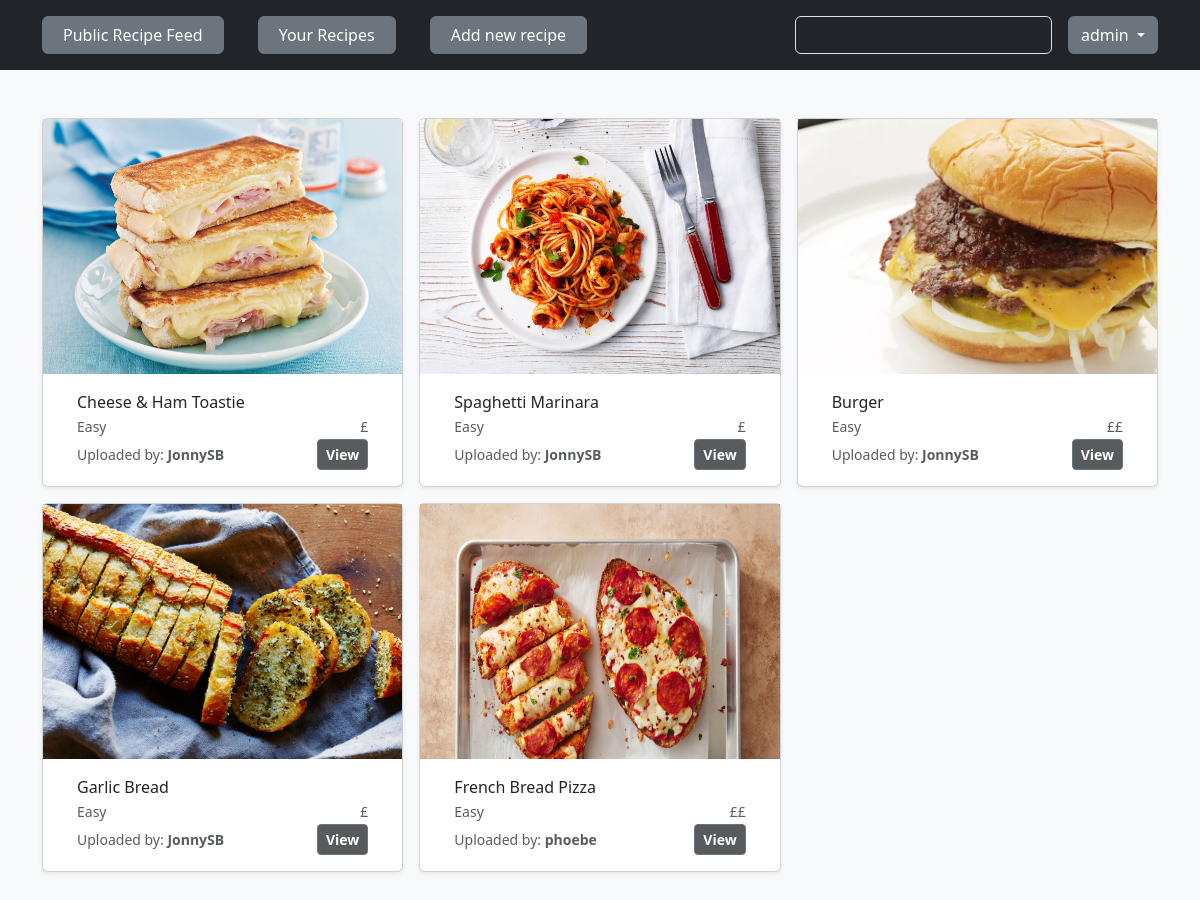
Page /recipes/ (signed in) on the committed database.
### recipes/models.py (models this page shows, shortened)
class Recipe(models.Model):
    recipe_name = models.CharField(max_length=200)
    recipe_image = models.ImageField(upload_to=recipe_image_file_path)
    MEAL_TIME_CHOICES = [
        ('b', 'Breakfast'),
        ('l', 'Lunch'),
        ('d', 'Dinner'),
        ('s', 'Snack'),
    ]
    meal_time = models.CharField(
        max_length=1, choices=MEAL_TIME_CHOICES, default='b')
    ingredients = models.ManyToManyField('Ingredient')
    COST_CHOICES = [
        ('1', '£'),
        ('2', '££'),
        ('3', '£££'),
        ('4', '££££'),
    ]
    cost = models.CharField(max_length=1, choices=COST_CHOICES, default='1')
    instructions = models.TextField(max_length=800)
    DIFFICULTY_CHOICES = [
        ('e', 'Easy'),
        ('m', 'Medium'),
        ('d', 'Difficult'),
        ('p', 'Pro'),
    ]
    difficulty_level = models.CharField(max_length=1,
                                        choices=DIFFICULTY_CHOICES,
                                        default='e')
    tags = models.ManyToManyField('Tag')
    recipe_author = models.ForeignKey(User, on_delete=models.CASCADE)
    uploaded_date = models.DateField(auto_now_add=True)
    VISIBILITY_CHOICES = [
        ('pu', 'Public'),
        ('pr', 'Private'),
    ]
    visibility = models.CharField(
        max_length=2, choices=VISIBILITY_CHOICES, default='pu')

### recipes/views.py (the view)
# urls.py: path('', views.index, name='home'),
def index(request):
    all_recipes = Recipe.objects.exclude(visibility__exact='pr').all()
    context = {'recipes': all_recipes}
    return render(request, 'recipes/index.html', context=context)

### recipes/templates/recipes/index.html (shortened to what this page needs)
{% extends 'base.html' %}
{% block  content %}
<div class="album py-5 bg-body-tertiary">
    <div class="container">
        <div class="row row-cols-1 row-cols-sm-2 row-cols-md-3 g-3">
            {% for recipe in recipes %}
            <div class="col">
                <div class="card shadow-sm">
                    <img src="{{recipe.recipe_image.url}}" width="100%" height="255" object-fit="cover">
                    <div class="card-body increase_card_text_padding">
                        <p class="card-text reduce_bottom_margin">{{recipe.recipe_name}}</p>
                        <div class="d-flex justify-content-between align-items-center" style="font-size: 14px;">
                            <p class="text-body-secondary reduce_bottom_margin">{{recipe.get_difficulty_level_display}}</p>
                            <p class="text-body-secondary reduce_bottom_margin">{{recipe.get_cost_display}}</p>
                        </div>
                        <div class="d-flex justify-content-between align-items-center">
                            <small class="text-body-secondary">Uploaded by: <span class="recipe-card-author">{{recipe.recipe_author}}</span></small>
                            <div class="btn-group">
                                <button type="button" class="btn btn-sm btn-outline-secondary view-recipe-btn">
                                    <a href="{% url 'recipe_detail' recipe.pk %}" class="view-recipe-text">
                                        View
                                    </a>
                                </button>
                            </div>
                        </div>
                    </div>
                </div>
            </div>
            {% endfor %}
        </div>
    </div>
</div>
{% endblock  %}

### templates/nav_bar.html (shortened to what this page needs)
<header class="p-3 text-bg-dark">
  <div class="container">
    <div
      class="d-flex flex-wrap align-items-center justify-content-center justify-content-lg-start"
    >
      {% if user.is_authenticated %}
      <ul class="col-12 col-lg-auto me-lg-auto mb-md-0 nav-bar-options">
        <button type="button" class="btn btn-secondary nav-button-options">
          <a
            href="{% url 'home' %}"
            class="nav-link px-2 text-white nav-bar-options"
            >Public Recipe Feed</a
          >
        </button>
        <button type="button" class="btn btn-secondary nav-button-options">
          <a
            href="{% url 'private_feed' %}"
            class="nav-link px-2 text-white nav-bar-options"
            >Your Recipes</a
          >
        </button>
        <button type="button" class="btn btn-secondary nav-button-options">
          <a
            href="{% url 'add_recipe' %}"
            class="nav-link px-2 text-white nav-bar-options"
            >Add new recipe</a
          >
        </button>
      </ul>
      <form class="col-12 col-lg-auto mb-3 mb-lg-0 me-lg-3" role="search">
        <input
          type="search"
          class="form-control form-control-dark text-bg-dark"
          placeholder="Search..."
          aria-label="Search"
        />
      </form>
      <div class="dropdown">
        <button
          class="btn btn-secondary dropdown-toggle"
          type="button"
          data-bs-toggle="dropdown"
          aria-expanded="false"
        >
          {{user}}
        </button>
      </div>
      {% endif %}
    </div>
  </div>
</header>

### static/css_styles/styles.css (style rules this page uses)
.nav-bar-options { padding-left: 0px; }
.nav-button-options { margin-right: 30px; }
.recipe-card-author { font-weight: 600; }
.reduce_bottom_margin { margin-bottom: 2px; }
.increase_card_text_padding { padding-left: 34px; padding-right: 34px; }
.view-recipe-btn { background-color: rgba(33, 37, 41, 0.75); }
.view-recipe-text { font-weight: 600; color: white; text-decoration: none; }

### rows in the picture
Recipe: recipe_image (picture), recipe_name "Cheese & Ham Toastie", difficulty_level "Easy", cost "£", recipe_author "JonnySB"
Recipe: recipe_image (picture), recipe_name "Spaghetti Marinara", difficulty_level "Easy", cost "£", recipe_author "JonnySB"
Recipe: recipe_image (picture), recipe_name "Burger", difficulty_level "Easy", cost "££", recipe_author "JonnySB"
Recipe: recipe_image (picture), recipe_name "Garlic Bread", difficulty_level "Easy", cost "£", recipe_author "JonnySB"
Recipe: recipe_image (picture), recipe_name "French Bread Pizza", difficulty_level "Easy", cost "££", recipe_author "phoebe"

### other values in the picture
{{ user }} "admin"
